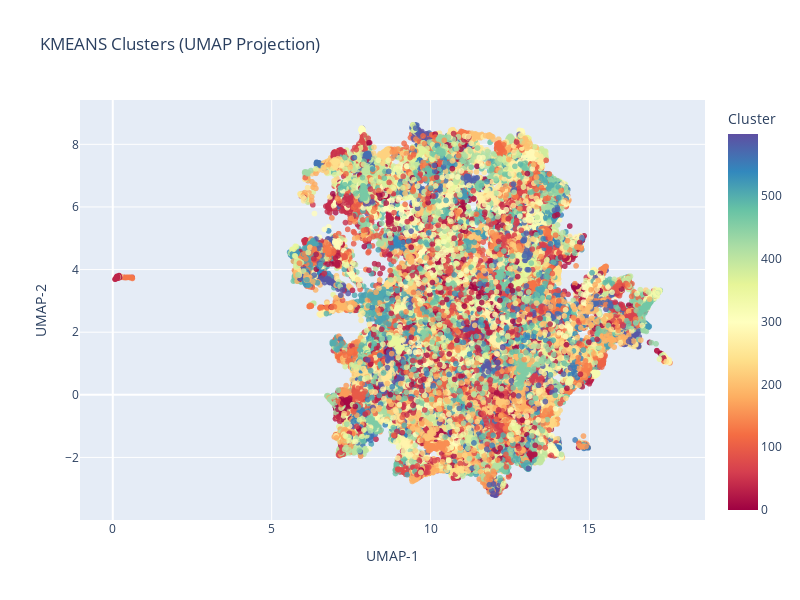

Notebook code cell kept with this figure:
### Code cell
df_clustered, labels, umap_2d = cluster_and_plot(
    embeddings=X_semantic_train,
    df=df_semantic_train,
    cluster_method="kmeans",
    cluster_params={"n_clusters": 600, "random_state": 42},
    umap_params={"n_neighbors": 15, "min_dist": 0.1}
)

### Figure 1 — Plotly figure (JSON) as saved in the notebook; plotly's stock layout.template omitted (floating-point values rounded to 4 significant figures; data arrays with more than 128 entries replaced by an {"elided": "..."} marker saying what was removed)
{"data": [{"customdata": {"elided": "84007x1 int values"}, "hovertemplate": "UMAP-1=%{x}<br>UMAP-2=%{y}<br>Cluster=%{marker.color}<extra></extra>", "legendgroup": "", "marker": {"color": {"elided": "84007 int values"}, "coloraxis": "coloraxis", "opacity": 0.8, "size": 6, "symbol": "circle"}, "mode": "markers", "name": "", "showlegend": false, "type": "scattergl", "x": {"elided": "84007 float values"}, "xaxis": "x", "y": {"elided": "84007 float values"}, "yaxis": "y"}], "layout": {"coloraxis": {"colorbar": {"title": {"text": "Cluster"}}, "colorscale": [[0, "rgb(158,1,66)"], [0.1, "rgb(213,62,79)"], [0.2, "rgb(244,109,67)"], [0.3, "rgb(253,174,97)"], [0.4, "rgb(254,224,139)"], [0.5, "rgb(255,255,191)"], [0.6, "rgb(230,245,152)"], [0.7, "rgb(171,221,164)"], [0.8, "rgb(102,194,165)"], [0.9, "rgb(50,136,189)"], [1, "rgb(94,79,162)"]]}, "height": 600, "legend": {"title": {"text": "Cluster ID"}, "tracegroupgap": 0}, "title": {"text": "KMEANS Clusters (UMAP Projection)"}, "width": 800, "xaxis": {"anchor": "y", "domain": [0, 1], "title": {"text": "UMAP-1"}}, "yaxis": {"anchor": "x", "domain": [0, 1], "title": {"text": "UMAP-2"}}}}
